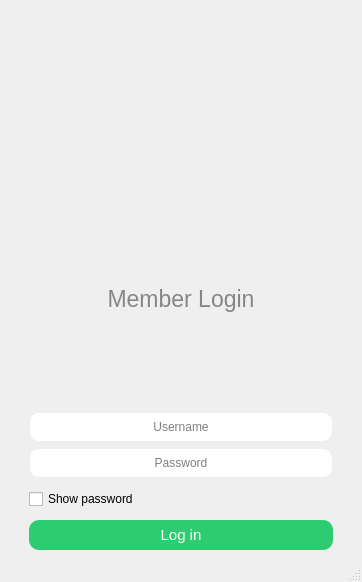
<?xml version="1.0" encoding="UTF-8"?>
<ui version="4.0">
 <class>MainWindow</class>
 <widget class="QMainWindow" name="MainWindow">
  <property name="geometry">
   <rect>
    <x>0</x>
    <y>0</y>
    <width>362</width>
    <height>582</height>
   </rect>
  </property>
  <property name="minimumSize">
   <size>
    <width>362</width>
    <height>582</height>
   </size>
  </property>
  <property name="maximumSize">
   <size>
    <width>362</width>
    <height>582</height>
   </size>
  </property>
  <property name="font">
   <font>
    <pointsize>7</pointsize>
   </font>
  </property>
  <property name="windowTitle">
   <string>Login</string>
  </property>
  <widget class="QWidget" name="centralwidget">
   <layout class="QVBoxLayout" name="verticalLayout_2">
    <item>
     <layout class="QVBoxLayout" name="verticalLayout">
      <property name="leftMargin">
       <number>20</number>
      </property>
      <property name="topMargin">
       <number>20</number>
      </property>
      <property name="rightMargin">
       <number>20</number>
      </property>
      <property name="bottomMargin">
       <number>1</number>
      </property>
      <item>
       <widget class="QLabel" name="label">
        <property name="maximumSize">
         <size>
          <width>300</width>
          <height>300</height>
         </size>
        </property>
        <property name="text">
         <string/>
        </property>
        <property name="pixmap">
         <pixmap>Login_image.png</pixmap>
        </property>
        <property name="scaledContents">
         <bool>true</bool>
        </property>
       </widget>
      </item>
      <item>
       <widget class="QLabel" name="label_2">
        <property name="font">
         <font>
          <pointsize>17</pointsize>
         </font>
        </property>
        <property name="styleSheet">
         <string notr="true">QLabel {
color: rgb(134, 134, 134);


}</string>
        </property>
        <property name="text">
         <string>Member Login</string>
        </property>
        <property name="alignment">
         <set>Qt::AlignCenter</set>
        </property>
        <property name="wordWrap">
         <bool>true</bool>
        </property>
       </widget>
      </item>
      <item>
       <spacer name="verticalSpacer">
        <property name="orientation">
         <enum>Qt::Vertical</enum>
        </property>
        <property name="sizeType">
         <enum>QSizePolicy::Fixed</enum>
        </property>
        <property name="sizeHint" stdset="0">
         <size>
          <width>20</width>
          <height>20</height>
         </size>
        </property>
       </spacer>
      </item>
      <item>
       <widget class="QLineEdit" name="lineEdit_username">
        <property name="minimumSize">
         <size>
          <width>0</width>
          <height>30</height>
         </size>
        </property>
        <property name="font">
         <font>
          <pointsize>9</pointsize>
         </font>
        </property>
        <property name="styleSheet">
         <string notr="true">QLineEdit {
    border: 1px solid rgb(238, 238, 236);
    border-radius: 10px;
    padding: 2px;
    background-color: #fff;
   /* color: rgb(200, 200, 200); */
}
QLineEdit:hover {
    border: 1px solid rgb(186, 189, 182);
}
QLineEdit:focus {
    border: 1px solid   rgb(114, 159, 207);
    color: rgb(100, 100, 100);
}</string>
        </property>
        <property name="alignment">
         <set>Qt::AlignCenter</set>
        </property>
        <property name="placeholderText">
         <string>Username</string>
        </property>
       </widget>
      </item>
      <item>
       <widget class="QLineEdit" name="lineEdit_password">
        <property name="minimumSize">
         <size>
          <width>0</width>
          <height>30</height>
         </size>
        </property>
        <property name="font">
         <font>
          <pointsize>9</pointsize>
         </font>
        </property>
        <property name="styleSheet">
         <string notr="true">QLineEdit {
    border: 1px solid rgb(238, 238, 236);
    border-radius: 10px;
    padding: 2px;
    background-color: #fff;
   /* color: rgb(200, 200, 200); */
}
QLineEdit:hover {
    border: 1px solid rgb(186, 189, 182);
}
QLineEdit:focus {
    border: 1px solid   rgb(114, 159, 207);
    color: rgb(100, 100, 100);
}</string>
        </property>
        <property name="echoMode">
         <enum>QLineEdit::Password</enum>
        </property>
        <property name="alignment">
         <set>Qt::AlignCenter</set>
        </property>
        <property name="placeholderText">
         <string>Password</string>
        </property>
       </widget>
      </item>
      <item>
       <widget class="QCheckBox" name="checkBox_show_password">
        <property name="minimumSize">
         <size>
          <width>0</width>
          <height>30</height>
         </size>
        </property>
        <property name="font">
         <font>
          <pointsize>9</pointsize>
         </font>
        </property>
        <property name="text">
         <string>Show password</string>
        </property>
       </widget>
      </item>
      <item>
       <widget class="QPushButton" name="button_login">
        <property name="minimumSize">
         <size>
          <width>0</width>
          <height>30</height>
         </size>
        </property>
        <property name="font">
         <font>
          <pointsize>-1</pointsize>
         </font>
        </property>
        <property name="styleSheet">
         <string notr="true">QPushButton{
	border-radius: 10px;
	background-color:#2ecc71;
	color:#fff;
	font-size:15px;
}

QPushButton:hover {
	border:1px solid;
	border-color: #27ae60;
	background-color: rgb(50, 227, 124);
}

 QPushButton:pressed {
    background-color: #27ae60;
	border-radius: 10px;
	border:1px solid rgb(0, 223, 108);
}
</string>
        </property>
        <property name="text">
         <string>Log in</string>
        </property>
       </widget>
      </item>
     </layout>
    </item>
   </layout>
  </widget>
  <widget class="QStatusBar" name="statusBar">
   <property name="font">
    <font>
     <family>MS Shell Dlg 2</family>
     <pointsize>9</pointsize>
    </font>
   </property>
  </widget>
 </widget>
 <tabstops>
  <tabstop>button_login</tabstop>
  <tabstop>lineEdit_username</tabstop>
  <tabstop>lineEdit_password</tabstop>
  <tabstop>checkBox_show_password</tabstop>
 </tabstops>
 <resources/>
 <connections/>
</ui>
